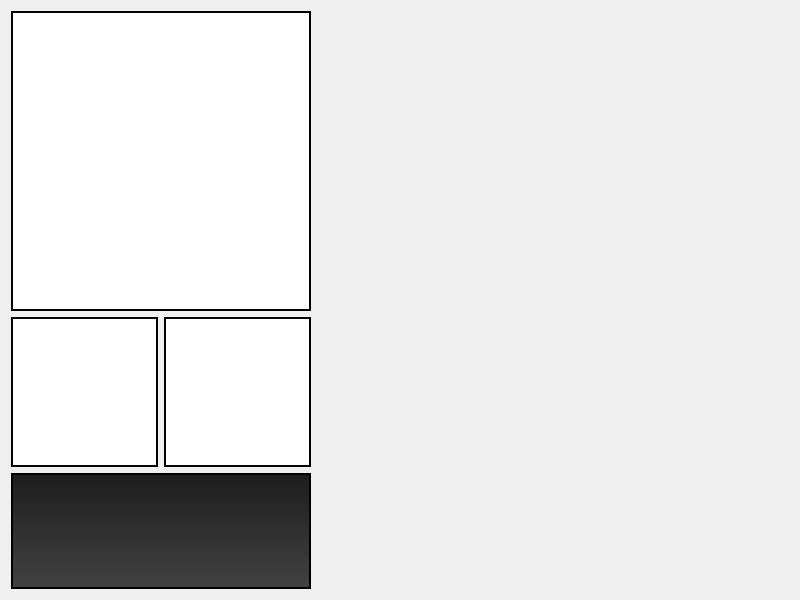
<?xml version="1.0" encoding="UTF-8"?>
<ui version="4.0">
 <class>vehicleStatus</class>
 <widget class="QWidget" name="vehicleStatus">
  <property name="geometry">
   <rect>
    <x>0</x>
    <y>0</y>
    <width>800</width>
    <height>600</height>
   </rect>
  </property>
  <property name="windowTitle">
   <string>AeroQuad Configurator</string>
  </property>
  <layout class="QGridLayout" name="gridLayout">
   <item row="0" column="2" rowspan="3">
    <widget class="QGraphicsView" name="motorView">
     <property name="styleSheet">
      <string notr="true">background-color: rgba(255, 255, 255, 0);</string>
     </property>
     <property name="frameShape">
      <enum>QFrame::NoFrame</enum>
     </property>
    </widget>
   </item>
   <item row="1" column="0">
    <widget class="QGraphicsView" name="leftTransmitter">
     <property name="sizePolicy">
      <sizepolicy hsizetype="Fixed" vsizetype="Fixed">
       <horstretch>0</horstretch>
       <verstretch>0</verstretch>
      </sizepolicy>
     </property>
     <property name="minimumSize">
      <size>
       <width>147</width>
       <height>150</height>
      </size>
     </property>
     <property name="maximumSize">
      <size>
       <width>147</width>
       <height>150</height>
      </size>
     </property>
     <property name="frameShape">
      <enum>QFrame::Box</enum>
     </property>
     <property name="frameShadow">
      <enum>QFrame::Plain</enum>
     </property>
     <property name="lineWidth">
      <number>2</number>
     </property>
     <property name="verticalScrollBarPolicy">
      <enum>Qt::ScrollBarAlwaysOff</enum>
     </property>
     <property name="horizontalScrollBarPolicy">
      <enum>Qt::ScrollBarAlwaysOff</enum>
     </property>
    </widget>
   </item>
   <item row="0" column="0" colspan="2">
    <widget class="QGraphicsView" name="artificialHorizon">
     <property name="sizePolicy">
      <sizepolicy hsizetype="Fixed" vsizetype="Fixed">
       <horstretch>0</horstretch>
       <verstretch>0</verstretch>
      </sizepolicy>
     </property>
     <property name="minimumSize">
      <size>
       <width>300</width>
       <height>300</height>
      </size>
     </property>
     <property name="maximumSize">
      <size>
       <width>300</width>
       <height>300</height>
      </size>
     </property>
     <property name="frameShape">
      <enum>QFrame::Box</enum>
     </property>
     <property name="frameShadow">
      <enum>QFrame::Plain</enum>
     </property>
     <property name="lineWidth">
      <number>2</number>
     </property>
     <property name="verticalScrollBarPolicy">
      <enum>Qt::ScrollBarAlwaysOff</enum>
     </property>
     <property name="horizontalScrollBarPolicy">
      <enum>Qt::ScrollBarAlwaysOff</enum>
     </property>
    </widget>
   </item>
   <item row="1" column="1">
    <widget class="QGraphicsView" name="rightTransmitter">
     <property name="sizePolicy">
      <sizepolicy hsizetype="Fixed" vsizetype="Fixed">
       <horstretch>0</horstretch>
       <verstretch>0</verstretch>
      </sizepolicy>
     </property>
     <property name="minimumSize">
      <size>
       <width>147</width>
       <height>150</height>
      </size>
     </property>
     <property name="maximumSize">
      <size>
       <width>147</width>
       <height>150</height>
      </size>
     </property>
     <property name="frameShape">
      <enum>QFrame::Box</enum>
     </property>
     <property name="frameShadow">
      <enum>QFrame::Plain</enum>
     </property>
     <property name="lineWidth">
      <number>2</number>
     </property>
     <property name="verticalScrollBarPolicy">
      <enum>Qt::ScrollBarAlwaysOff</enum>
     </property>
     <property name="horizontalScrollBarPolicy">
      <enum>Qt::ScrollBarAlwaysOff</enum>
     </property>
    </widget>
   </item>
   <item row="2" column="0" colspan="2">
    <widget class="QGraphicsView" name="transmitterOutput">
     <property name="maximumSize">
      <size>
       <width>16777215</width>
       <height>300</height>
      </size>
     </property>
     <property name="styleSheet">
      <string notr="true">background-color: qlineargradient(spread:reflect, x1:0.548, y1:0.0170455, x2:0.548, y2:1, stop:0 rgba(30, 30, 30, 255), stop:1 rgba(66, 66, 66, 255))</string>
     </property>
     <property name="frameShape">
      <enum>QFrame::Box</enum>
     </property>
     <property name="frameShadow">
      <enum>QFrame::Plain</enum>
     </property>
     <property name="lineWidth">
      <number>2</number>
     </property>
     <property name="verticalScrollBarPolicy">
      <enum>Qt::ScrollBarAlwaysOff</enum>
     </property>
     <property name="horizontalScrollBarPolicy">
      <enum>Qt::ScrollBarAlwaysOff</enum>
     </property>
    </widget>
   </item>
  </layout>
 </widget>
 <resources/>
 <connections/>
</ui>
